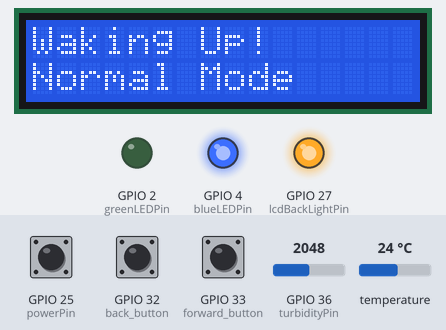
Bench run of a sketch on a simulated ESP32. Parts: 16×2 character LCD, output pins drawn as LEDs (lit = HIGH). The inputs (shaded band) are chosen by the test bench; at power-on: GPIO 25 (powerPin) HIGH, GPIO 32 (back_button) HIGH, GPIO 33 (forward_button) HIGH, GPIO 36 (turbidityPin) = 2048, temperature 24 °C. Pins used as bus, display or sensor lines are not drawn; what the sketch prints to the serial monitor is not drawn. At 8.5 s the program puts the board to deep sleep or switches it off; the recording ends there.

Above: at 1.1 s.
At 3.2 s:
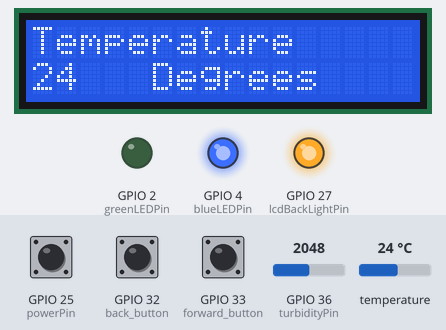
3.3 s: GPIO 25 (powerPin) pulled LOW for 1 s
At 3.8 s:
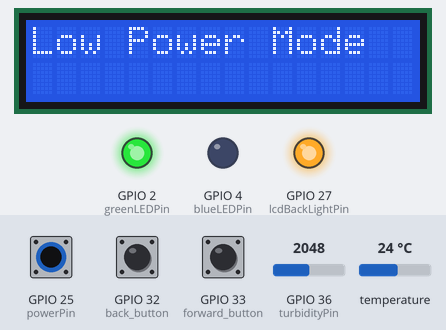
At 6.7 s:
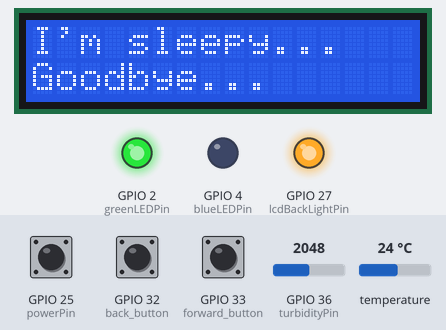
Timing chart, 0 to 8.5 s (numbered marks = the images above; inputs shaded):
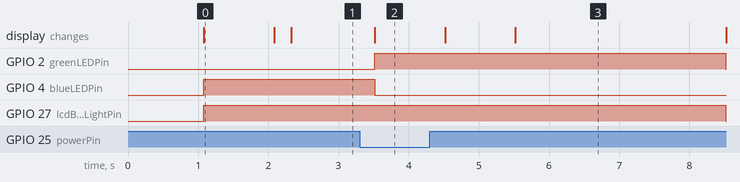

Measured:
- after the input at 3.3 s, GPIO 2 (greenLEDPin): LOW → HIGH after 0.22 s, → LOW 5.0 s later; GPIO 4 (blueLEDPin): HIGH → LOW after 0.22 s; GPIO 27 (lcdBackLightPin): HIGH → LOW after 5.2 s; the display: changes after 0.22 s (image 2)
- what the display in image 0 shows lasts 1.0 s, from 1.1 s to 2.1 s

The sketch:

project_code.ino
```cpp
#include <LiquidCrystal.h>
#include <DallasTemperature.h>
#include <OneWire.h>
#include <WiFi.h>
#include <HTTPClient.h>

#define uS_TO_S_FACTOR 1000000ULL // conversion factor for micro seconds to seconds
#define TIME_TO_SLEEP  30         // time esp32 will go to sleep (in seconds)
unsigned long wakeStartTime = 0;
unsigned long timeAwake = 15000;

const char* ssid = "Simona’s iPhone";
const char* password = "bojko&gizmo";

const char* laptopIP = "172.20.10.9";

LiquidCrystal lcd(19, 23, 18, 17, 16, 15);
RTC_DATA_ATTR int bootCount = 0;
RTC_DATA_ATTR bool lowPowerFlag = false;

// input logic
// buttons
const int numIn = 2; // number of buttons
const int inPins[numIn] = {32, 33};
int back_button = 32;
int forward_button = 33;
int inputState[numIn];
int lastInputState[numIn] = {0, 0};
bool inputFlags[numIn] = {0, 0};
long lastDebounceTime[numIn] = {0, 0};
long debounceDelay = 50;
// sensors
float turbidity_voltage = 0;
int turbidityPin = 36;
String lastTurbidity = "";
int lastScreen = 0;
String lastScreenValue = "";


int tempPin = 21;
OneWire oneWire(tempPin);
DallasTemperature DS18B20(&oneWire);
float tempC;
String lastTemp;
unsigned long lastTempRequestTime = 0;

//low power mode
int powerPin = 25;
int greenLEDPin = 2;
int blueLEDPin = 4;
int lcdBackLightPin = 27;
int turbPowerPin = 13;
int tempPowerPin = 26;

// LCD scrolling menu
const int numOfScreens = 3;
int currentScreen = 0;
String screens [numOfScreens][2]  = {
  {"Temperature", "Degrees"},
  {"Turbidity", "% Clear"},
  {"Fish", ""}
};
struct fish_specs {
  String name;
  float temp_low;
  float temp_high;
  float turbidity_low;
  float turbidity_high;
};
fish_specs fish_lookup[] = {
  {"Catfish", 27, 37, 10, 40}, // temperatures indicate ideal spawning range and ability to hunt
  {"Largemouth Bass", 27, 37, 60, 85},
  {"Carp", 20, 28, 25, 50},
  {"Koi", 18, 24, 70, 95},
  {"Bluegill", 27, 37, 80, 100},
  {"Green Sunfish", 27, 37, 0, 30},
  {"White Crappie", 27, 37, 50, 100},
  {"Betafish", 24, 28, 90, 100},
  {"Salmon", 8, 18, 90, 100},
  {"Smelt", 10, 15, 30, 75},
  {"Trout", 12, 18, 80, 95},
  {"Walleye", 15, 21, 50, 80},
  {"Muskellunge", 15, 21, 80, 100},
  {"Northern Pike", 15, 21, 50, 90},
  {"Yellow Perch", 15, 21, 90, 100}
};
boolean fish_found = false;
String sensor_readings[numOfScreens];

void setup() {
  Serial.begin(115200);
  delay(1000);

  //increment boot number and print it every reboot
  ++bootCount;
  Serial.println("boot number: " + String(bootCount));

  lcd.begin(16, 2);
  pinMode(forward_button, INPUT_PULLUP);
  pinMode(back_button, INPUT_PULLUP);
  pinMode(turbidityPin, INPUT);
  pinMode(powerPin, INPUT_PULLUP);
  pinMode(blueLEDPin, OUTPUT);
  pinMode(greenLEDPin, OUTPUT);
  pinMode(lcdBackLightPin,OUTPUT);
  pinMode(turbPowerPin, OUTPUT);
  pinMode(tempPowerPin, OUTPUT);

  DS18B20.begin();
  DS18B20.setWaitForConversion(false);
  digitalWrite(blueLEDPin, HIGH);

  esp_sleep_wakeup_cause_t wakeup_reason;
  wakeup_reason = esp_sleep_get_wakeup_cause();
  if (!lowPowerFlag || wakeup_reason == ESP_SLEEP_WAKEUP_EXT0) { // go into normal mode
    lowPowerFlag = false;
    digitalWrite(lcdBackLightPin, 1);
    digitalWrite(turbPowerPin, 1);
    digitalWrite(tempPowerPin, 1);
    lcd.clear();
    lcd.setCursor(0,0);
    lcd.print("Waking Up!");
    lcd.setCursor(0,1);
    lcd.print("Normal Mode");
    digitalWrite(greenLEDPin, LOW);
    digitalWrite(blueLEDPin, HIGH);
    delay(1000);
    updateScreen();
    return;
  }
  if (lowPowerFlag) {
    unsigned long startTime = millis();

    bool dataSent = false;
    DS18B20.requestTemperatures();
    if (!dataSent) {
      digitalWrite(turbPowerPin, 1);
      digitalWrite(tempPowerPin, 1);
      digitalWrite(blueLEDPin, LOW);
      digitalWrite(greenLEDPin, HIGH);
      WiFi.begin(ssid, password);
      Serial.println("wifi connection started");
      unsigned long wifiStart = millis();
      while (WiFi.status() != WL_CONNECTED && millis() - wifiStart < timeAwake) {
        delay(200);
        Serial.print(".");
      }
      while (millis() - startTime < timeAwake) {
        if (WiFi.status() == WL_CONNECTED) {
          Serial.println("wifi connected");
          float temp = DS18B20.getTempCByIndex(0);
          float turbidity = analogRead(turbidityPin);
          float turb_perc = (turbidity / 4095.0) * 100;
          sendData(temp, turb_perc);
        } else {
          Serial.println("wifi not connected");
        }
      }
      WiFi.disconnect(true);
      WiFi.mode(WIFI_OFF);
      dataSent = true;
    }
    delay(3000);
    // delay(timeAwake);
    // delay(3000);
    digitalWrite(greenLEDPin, LOW);
    esp_sleep_enable_ext0_wakeup((gpio_num_t)powerPin, 0); //enables with same button as wakeup trigger
    esp_sleep_enable_timer_wakeup(TIME_TO_SLEEP * uS_TO_S_FACTOR); // otherwise wake up every 10 seconds
    digitalWrite(turbPowerPin, 0);
    digitalWrite(tempPowerPin, 0);
    digitalWrite(lcdBackLightPin, 0);
    esp_deep_sleep_start();
  }
}

void loop() {
  if (digitalRead(powerPin) == LOW) {
    delay(debounceDelay);
    if (digitalRead(powerPin) == LOW) {
      lowPowerFlag = !lowPowerFlag;
      lcd.clear();
      lcd.setCursor(0,0);
      if (lowPowerFlag) {
        lcd.print("Low Power Mode");
        digitalWrite(blueLEDPin, LOW);
        digitalWrite(greenLEDPin, HIGH);
        delay(1000);
        startLowPower();
      } else {
        lcd.print("Normal Mode");
        digitalWrite(greenLEDPin, LOW);
        digitalWrite(blueLEDPin, HIGH);
        delay(1000);
      }
    }
  }


  setInputFlags();
  resolveInputFlags();

  digitalWrite(lcdBackLightPin, 1);
  digitalWrite(turbPowerPin, 1);
  digitalWrite(tempPowerPin, 1);

  float turbidity = 0;
  turbidity_voltage = 0;
  for(int i = 0; i < 2000; i++) {
    turbidity = analogRead(turbidityPin);
    turbidity_voltage += (turbidity / 4095.0) * 3.3;
  }
  turbidity_voltage = turbidity_voltage / 2000;

  unsigned long current_time = millis();
  if (current_time - lastTempRequestTime >= 1000) {
    lastTempRequestTime = current_time;
    tempC = DS18B20.getTempCByIndex(0);
    DS18B20.requestTemperatures();
  }
  float turb_perc = turbidity_voltage / 3.3 * 100;
  sensor_readings[0] = String(tempC, 0);
  sensor_readings[1] = String(turb_perc, 0);
  int fish_lookup_size = sizeof(fish_lookup) / sizeof(fish_lookup[0]);
  Serial.println(fish_lookup_size);
  Serial.println(tempC);
  Serial.println(turbidity_voltage);
  for (int i = 0; i < fish_lookup_size; i++) {
    if (tempC >= fish_lookup[i].temp_low && tempC <= fish_lookup[i].temp_high && turb_perc >= fish_lookup[i].turbidity_low && turb_perc <= fish_lookup[i].turbidity_high) {
      sensor_readings[2] = fish_lookup[i].name;
      Serial.println(fish_lookup[i].name);
      fish_found = true;
      break;
    }
    fish_found = false;
  }
  if (!fish_found) {
    sensor_readings[2] = "None";
  };

  if (currentScreen != lastScreen || sensor_readings[currentScreen] != lastScreenValue) {
    updateSensorValue();
    lastScreen = currentScreen;
    lastScreenValue = sensor_readings[currentScreen];
  }
}

void setInputFlags() {
  for (int i = 0; i < numIn; i++) {
    int reading = digitalRead(inPins[i]);
    if (reading != lastInputState[i]) {
      lastDebounceTime[i] = millis();
    }
    if ((millis() - lastDebounceTime[i]) > debounceDelay) {
      if (reading != inputState[i]) {
        inputState[i] = reading;
        if (inputState[i] == LOW) {
          inputFlags[i] = HIGH;
        }
      }
    }
    lastInputState[i] = reading;
  }
}
void scrollingAction(int input) {
  if (input == 0) {
    if (currentScreen == 0) {
      currentScreen = numOfScreens - 1;
    } else {
      currentScreen--;
    }
  } else if (input == 1) {
    if (currentScreen == numOfScreens - 1) {
      currentScreen = 0;
    } else {
      currentScreen++;
    }
  }
}
void resolveInputFlags() {
  for (int i = 0; i < numIn; i++) {
    if (inputFlags[i] == HIGH) {
      scrollingAction(i);
      inputFlags[i] = 0;
      updateScreen();
    }
  }
}
void updateScreen() {
  lcd.clear();
  lcd.setCursor(0,0);
  lcd.print(screens[currentScreen][0]);
  if (currentScreen != 2) {
    lcd.setCursor(0, 1);
    lcd.print("     ");
    lcd.print(screens[currentScreen][1]);
  }
}
void updateSensorValue() {
  lcd.setCursor(0, 1);
  if (currentScreen == 0 || currentScreen == 1) {
    lcd.print("     ");
    lcd.setCursor(0, 1);
    lcd.print(sensor_readings[currentScreen]);
  } else {
    lcd.print("                ");
    lcd.setCursor(0,1);
    lcd.print(sensor_readings[currentScreen]);
  }
}
void startLowPower(){
  lowPowerFlag = true;
  lcd.clear();
  lcd.setCursor(0,0);
  lcd.print("I'm sleepy...");
  lcd.setCursor(0,1);
  delay(1000);
  lcd.print("Goodbye...");
  digitalWrite(blueLEDPin, LOW);
  digitalWrite(greenLEDPin, HIGH);
  delay(3000);
  digitalWrite(greenLEDPin, LOW);

  lcd.noDisplay();
  digitalWrite(lcdBackLightPin, 0);
  digitalWrite(turbPowerPin, 0);
  digitalWrite(tempPowerPin, 0);
  esp_sleep_enable_ext0_wakeup((gpio_num_t)powerPin, 0); //enables with same button as wakeup trigger
  esp_sleep_enable_timer_wakeup(TIME_TO_SLEEP * uS_TO_S_FACTOR); // otherwise wake up every 30 seconds
  esp_deep_sleep_start();
}
void sendData(float temp, float turb) {
  if (WiFi.status() == WL_CONNECTED) {
    Serial.println("connected to wifi, ready to send data");
    HTTPClient http;
    String url = "http://" + String(laptopIP) + ":5000/log?";
    url += "temperature=" + String(temp);
    url += "&turbidity=" + String(turb);
    Serial.println("Sending request to:");
    Serial.println(url);
    http.begin(url);
    int httpResponseCode = http.GET();
    Serial.print("http response: ");
    Serial.println(httpResponseCode);
    http.end();
  } else {
    Serial.println("can't connect to wifi");
  }
}
```
